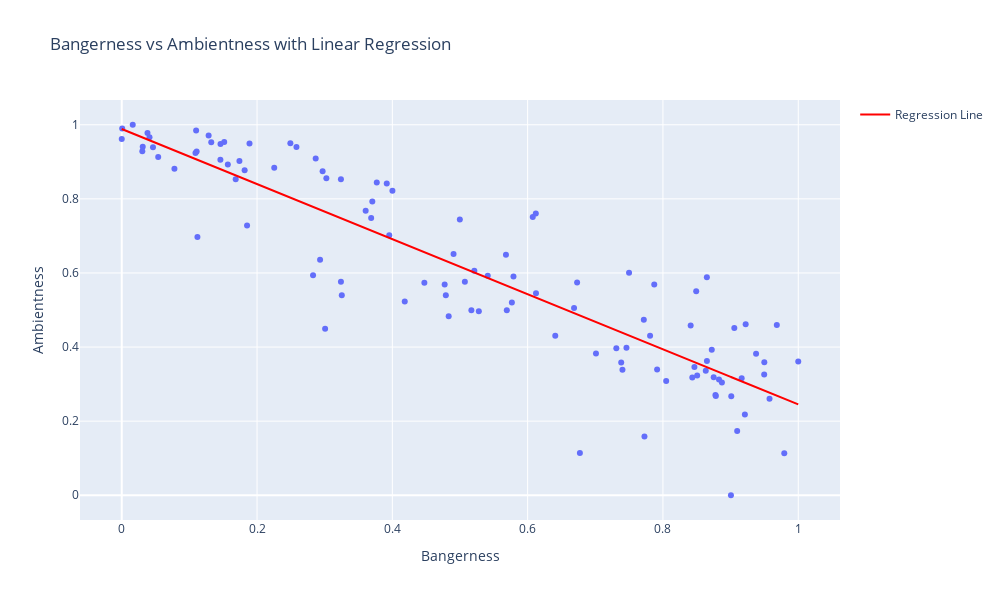

Notebook cell for this chart:
### Code cell
# Prepare the data
X = df_amb['Bangerness'].values.reshape(-1, 1)
y = df_amb['Ambientness'].values

# Fit the linear regression model
model = LinearRegression()
model.fit(X, y)

# Predict and evaluate
y_pred = model.predict(X)
mse = mean_squared_error(y, y_pred)
r2 = r2_score(y, y_pred)
print(f"Mean Squared Error: {mse}")
print(f"R² Score: {r2}")

# Data for the plot
df_plot = pd.DataFrame({
    'Bangerness': df_amb['Bangerness'],
    'Ambientness': df_amb['Ambientness'],
    'Track Name': df_amb['Track Name'],
    'Predicted Ambientness': y_pred
})

# Interactive plot
import plotly.express as px

fig = px.scatter(df_plot,
                 x='Bangerness',
                 y='Ambientness',
                 hover_name='Track Name',
                 labels={'Bangerness': 'Bangerness', 'Ambientness': 'Ambientness'},
                 title='Bangerness vs Ambientness with Linear Regression')

fig.add_scatter(x=df_plot['Bangerness'],
                y=df_plot['Predicted Ambientness'],
                mode='lines',
                line=dict(color='red', width=2),
                name='Regression Line')

fig.update_layout(
    width=1000, 
    height=600,
    xaxis_title='Bangerness',
    yaxis_title='Ambientness'
)

fig.show()

### Figure 1 — Plotly figure (JSON) as saved in the notebook; plotly's stock layout.template omitted (floating-point values rounded to 4 significant figures)
{"data": [{"hovertemplate": "<b>%{hovertext}</b><br><br>Bangerness=%{x}<br>Ambientness=%{y}<extra></extra>", "hovertext": ["#7", "#14", "Petiatil Cx Htdui", "#6", "Bit 4", "#20", "#10", "Strotha Tynhe", "Avril 14th", "Father", "Next Heap With", "#2", "I", "aisatsana [102]", "#5", "#11", "#21", "#23", "#3", "#4", "#22", "Gwely Mernans", "QKThr", "#8", "#13", "#17", "#24", "Beskhu3epnm", "#1", "Ruglen Holon", "Kesson Dalek", "Goon Gumpas", "Actium", "Jynweythek", "Tha", "Fingerbib", "Bbydhyonchord", "#16", "Hy A Scullyas Lyf Adhagrow", "#9", "Prep Gwarek 36", "Nanou2", "Mookid", "Schottkey 7th Path", "#19", "Xtal", "Icct Hedral", "#18", "Heliosphan", "We Are the Music Makers", "XMAS_EVET10 [120][thanaton3 mix]", "Pulsewidth", "Lornaderek", "Girl/Boy Song", "Delphium", "fz pseudotimestretch+e+3 [138.85]", "Peek 82454201", "4 bit 9d api+e+6 [126.26]", "Alberto Balsalm", "Btoum-Roumada", "The Waxen Pith", "Ageispolis", "Kladfvgbung Mischk", "Flim", "Wet Tip Hen Ax", "Orban Eq Trx 4", "IZ-US", "#12", "Hedphelym", "PAPAT4 [155][pineal mix]", "Digeridoo - Cr7E Version, Live In Cornwall", "syro u473t8+e [141.98][piezoluminescence mix]", "CIRCLONT6A [141.98][syrobonkus mix]", "Gwarek2", "180db_ [130]", "Funny Little Man", "produk 29 [101]", "Cow Cud Is A Twin", "minipops 67 [120.2][source field mix]", "Ptolemy", "s950tx16wasr10 [163.97][earth portal mix]", "Yellow Calx", "Flap Head - Cr7E Version", "CIRCLONT14 [152.97][shrymoming mix]", "Taking Control", "Acrid Avid Jam Shred", "Wax The Nip", "#15", "Bucephalus Bouncing Ball [Chosen by Warp co-founder Steve Beckett]", "Isoprophlex - 2022 Remaster", "Meltphace 6", "Ventolin - Video Edit", "Come On You Slags", "Vordhosbn", "Start As You Mean To Go On", "Ziggomatic 17", "To Cure A Weakling Child", "Mt Saint Michel + Saint Michaels Mount", "Cock/ver10", "Cornish Acid", "Carn Marth", "54 Cymru Beats", "Afx237 v.7", "Green Calx", "Logan Rock Witch", "Phloam - Cr7E Version", "Omgyjya-Switch7"], "legendgroup": "", "marker": {"color": "#636efa", "symbol": "circle"}, "mode": "markers", "name": "", "orientation": "v", "showlegend": false, "type": "scatter", "x": [0.01623, 0.0006283, 0.1099, 0.03804, 0.1284, 0.04101, 0, 0.1515, 0.1323, 0.2492, 0.1889, 0.146, 0.03102, 0.2583, 0.04618, 0.03039, 0.1107, 0.109, 0.05387, 0.2867, 0.1458, 0.1739, 0.1568, 0.2254, 0.07787, 0.1817, 0.2969, 0.3024, 0.1684, 0.324, 0.377, 0.3917, 0.4001, 0.3704, 0.3605, 0.6121, 0.6075, 0.3687, 0.4998, 0.1852, 0.3954, 0.1119, 0.4905, 0.5679, 0.2932, 0.5212, 0.7499, 0.2828, 0.541, 0.5791, 0.8649, 0.5072, 0.324, 0.6731, 0.4473, 0.4773, 0.7871, 0.8492, 0.6123, 0.3253, 0.4791, 0.4183, 0.5767, 0.6686, 0.5692, 0.5168, 0.5278, 0.4833, 0.7717, 0.9223, 0.9683, 0.841, 0.9055, 0.3006, 0.781, 0.6408, 0.7461, 0.7311, 0.8722, 0.701, 0.9376, 0.865, 1, 0.9498, 0.7383, 0.8465, 0.7914, 0.7402, 0.8633, 0.9497, 0.8506, 0.875, 0.8434, 0.9163, 0.8829, 0.8048, 0.8872, 0.8776, 0.8782, 0.901, 0.9575, 0.9211, 0.9097, 0.7727, 0.6772, 0.9794, 0.9005], "xaxis": "x", "y": [1, 0.9897, 0.9845, 0.9777, 0.9707, 0.9662, 0.9615, 0.9537, 0.9528, 0.9499, 0.9492, 0.948, 0.9404, 0.9397, 0.939, 0.9283, 0.9281, 0.9235, 0.9128, 0.9091, 0.9055, 0.9021, 0.8925, 0.884, 0.8809, 0.8769, 0.8748, 0.8553, 0.8532, 0.853, 0.844, 0.8414, 0.8217, 0.7929, 0.7678, 0.7607, 0.7509, 0.7486, 0.7441, 0.728, 0.702, 0.697, 0.6511, 0.6494, 0.6356, 0.6057, 0.6007, 0.5938, 0.5927, 0.5907, 0.5886, 0.5766, 0.5761, 0.5742, 0.5734, 0.5689, 0.5687, 0.5509, 0.5453, 0.5398, 0.5397, 0.5228, 0.5204, 0.5056, 0.4996, 0.4993, 0.4963, 0.4834, 0.4738, 0.4612, 0.4593, 0.4585, 0.4511, 0.4497, 0.4308, 0.4303, 0.3982, 0.3967, 0.3927, 0.3825, 0.3816, 0.3622, 0.3613, 0.3587, 0.3586, 0.3462, 0.3392, 0.3387, 0.3357, 0.3259, 0.3233, 0.3184, 0.3177, 0.3156, 0.3125, 0.3086, 0.3043, 0.2704, 0.2676, 0.2669, 0.2602, 0.218, 0.1732, 0.1583, 0.1143, 0.1132, 0], "yaxis": "y"}, {"line": {"color": "red", "width": 2}, "mode": "lines", "name": "Regression Line", "type": "scatter", "x": [0.01623, 0.0006283, 0.1099, 0.03804, 0.1284, 0.04101, 0, 0.1515, 0.1323, 0.2492, 0.1889, 0.146, 0.03102, 0.2583, 0.04618, 0.03039, 0.1107, 0.109, 0.05387, 0.2867, 0.1458, 0.1739, 0.1568, 0.2254, 0.07787, 0.1817, 0.2969, 0.3024, 0.1684, 0.324, 0.377, 0.3917, 0.4001, 0.3704, 0.3605, 0.6121, 0.6075, 0.3687, 0.4998, 0.1852, 0.3954, 0.1119, 0.4905, 0.5679, 0.2932, 0.5212, 0.7499, 0.2828, 0.541, 0.5791, 0.8649, 0.5072, 0.324, 0.6731, 0.4473, 0.4773, 0.7871, 0.8492, 0.6123, 0.3253, 0.4791, 0.4183, 0.5767, 0.6686, 0.5692, 0.5168, 0.5278, 0.4833, 0.7717, 0.9223, 0.9683, 0.841, 0.9055, 0.3006, 0.781, 0.6408, 0.7461, 0.7311, 0.8722, 0.701, 0.9376, 0.865, 1, 0.9498, 0.7383, 0.8465, 0.7914, 0.7402, 0.8633, 0.9497, 0.8506, 0.875, 0.8434, 0.9163, 0.8829, 0.8048, 0.8872, 0.8776, 0.8782, 0.901, 0.9575, 0.9211, 0.9097, 0.7727, 0.6772, 0.9794, 0.9005], "y": [0.9766, 0.9882, 0.9069, 0.9604, 0.8932, 0.9581, 0.9886, 0.876, 0.8903, 0.8034, 0.8483, 0.8801, 0.9656, 0.7967, 0.9543, 0.966, 0.9063, 0.9076, 0.9486, 0.7755, 0.8802, 0.8593, 0.8721, 0.8211, 0.9307, 0.8536, 0.7679, 0.7638, 0.8634, 0.7478, 0.7084, 0.6975, 0.6912, 0.7133, 0.7206, 0.5337, 0.537, 0.7146, 0.6172, 0.8509, 0.6947, 0.9055, 0.6241, 0.5665, 0.7707, 0.6012, 0.4313, 0.7785, 0.5865, 0.5582, 0.3457, 0.6116, 0.7478, 0.4883, 0.6561, 0.6338, 0.4036, 0.3575, 0.5335, 0.7469, 0.6325, 0.6777, 0.56, 0.4917, 0.5656, 0.6045, 0.5963, 0.6294, 0.415, 0.3031, 0.2689, 0.3635, 0.3156, 0.7652, 0.4081, 0.5123, 0.4341, 0.4452, 0.3404, 0.4676, 0.2917, 0.3457, 0.2453, 0.2826, 0.4399, 0.3594, 0.4004, 0.4385, 0.3469, 0.2827, 0.3564, 0.3382, 0.3617, 0.3075, 0.3324, 0.3904, 0.3292, 0.3363, 0.3359, 0.3189, 0.2769, 0.304, 0.3124, 0.4143, 0.4852, 0.2607, 0.3193]}], "layout": {"height": 600, "legend": {"tracegroupgap": 0}, "title": {"text": "Bangerness vs Ambientness with Linear Regression"}, "width": 1000, "xaxis": {"anchor": "y", "autorange": true, "domain": [0, 1], "range": [-0.06177, 1.062], "title": {"text": "Bangerness"}, "type": "linear"}, "yaxis": {"anchor": "x", "autorange": true, "domain": [0, 1], "range": [-0.0668, 1.067], "title": {"text": "Ambientness"}, "type": "linear"}}}
